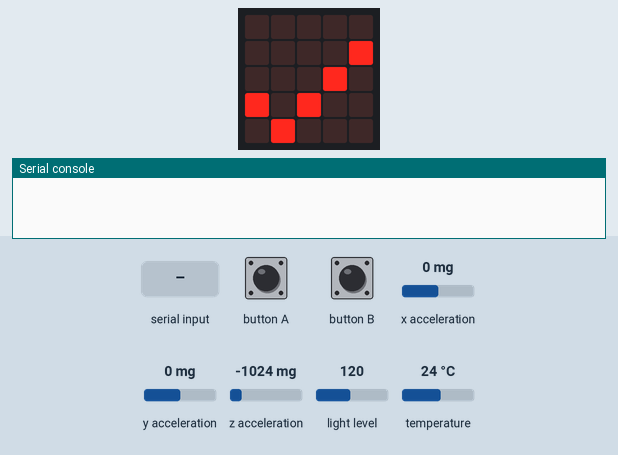
Recording of a program running on a simulated BBC micro:bit running MicroPython. Parts: the board's 5×5 LED display, the last lines printed to the serial console. The inputs (shaded band) are chosen by the test bench; at power-on: x acceleration 0 mg, y acceleration 0 mg, z acceleration -1024 mg, light level 120, temperature 24 °C.

Above: at 0.1 s.
1.6 s: "LED:ON" typed at the serial console, then Enter
At 2.4 s:
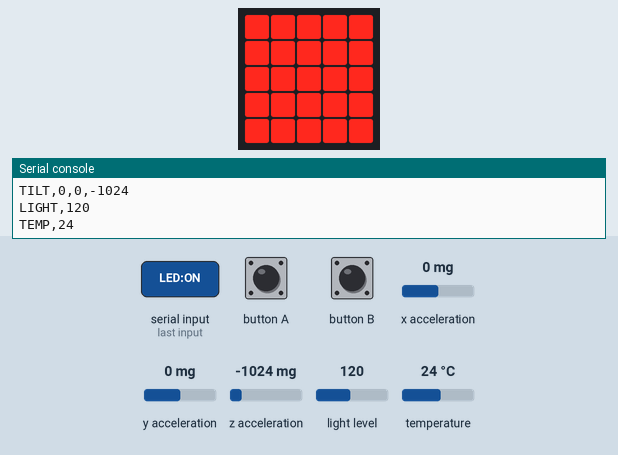
3.1 s: "ICON:HAPPY" typed at the serial console, then Enter
At 3.9 s:
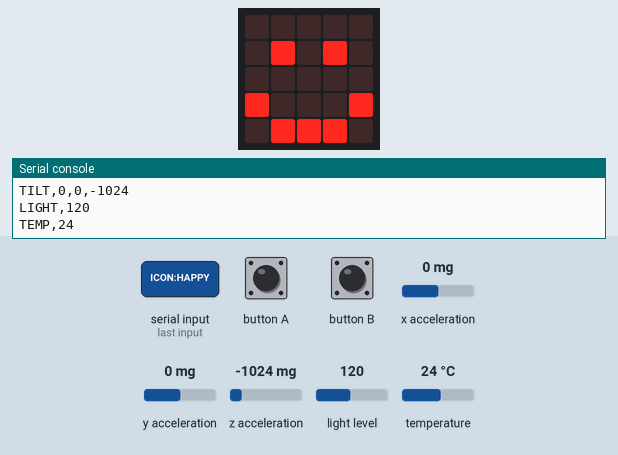
4.6 s: "ICON:SAD" typed at the serial console, then Enter
At 5.8 s:
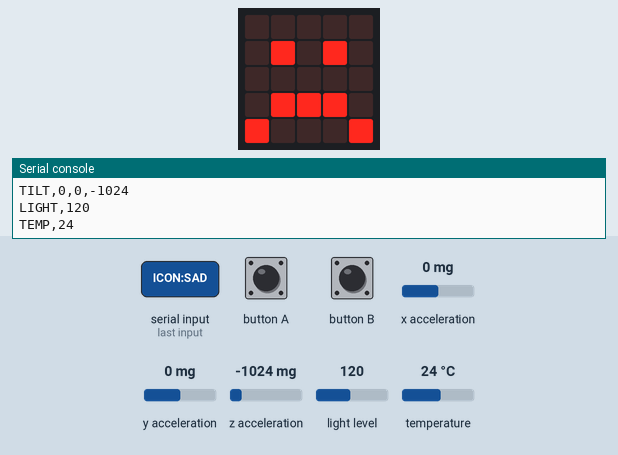
9.3 s: "LED:OFF" typed at the serial console, then Enter
At 10.0 s:
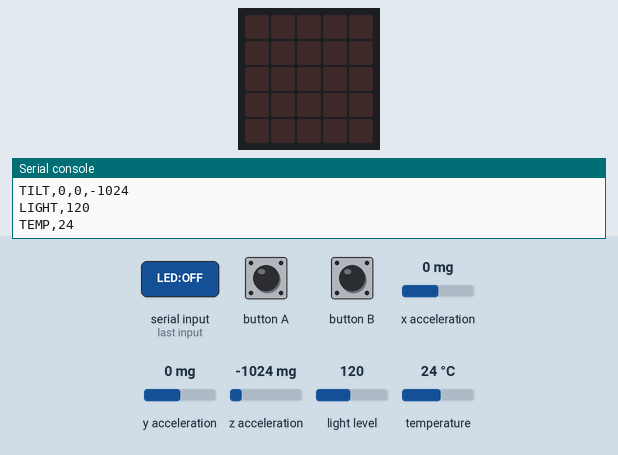
Timing chart, 0 to 11.8 s (numbered marks = the images above; inputs shaded):
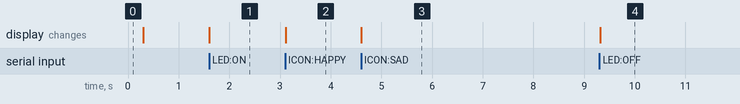

The program:

main.py
```python
"""
マイクラカップ プロジェクト「フィジカルAI」
フェーズ1：micro:bit側メインコード

概要:
  micro:bit(v2)がセンサー値を200ms間隔でUSBシリアル経由にPCへ送信し、
  PCから届いたコマンドに応じてLED表示を変える。
  将来的にはPC上のNode.jsブリッジがこのシリアル通信を中継し、
  Minecraft Educationとやり取りする（今回はmicro:bit側のみ実装）。

通信仕様:
  ボーレート: 115200
  送信フォーマット: "種別,値1,値2,...\n" のCSV風テキスト（改行区切り）
  受信フォーマット: "コマンド名" または "コマンド名:引数" のテキスト（改行区切り）
"""

from microbit import (
    display,
    button_a,
    button_b,
    accelerometer,
    uart,
    Image,
    sleep,
    running_time,
    temperature,
)

# ============================================================
# 定数
# ============================================================

# センサー値を送信する間隔（ミリ秒）
SEND_INTERVAL_MS = 200

# 受信バッファに溜まった文字を一時的に貯めておく変数
_recv_buffer = ""


# ============================================================
# センサー読み取り関数
# ============================================================

def read_tilt():
    """
    加速度センサーからX,Y,Zの値を取得する。
    戻り値: (x, y, z) のタプル（単位はミリG、micro:bit標準のget_x/y/z()の値）
    """
    x = accelerometer.get_x()
    y = accelerometer.get_y()
    z = accelerometer.get_z()
    return (x, y, z)


def read_light():
    """
    LEDマトリクスを明るさセンサーとして流用し、明るさの値を取得する。
    注意: 呼び出した瞬間だけLEDが一時的に消灯し、その後に元の表示へ戻る
    （micro:bit標準の仕様。ICON表示中に呼ぶと一瞬だけ画面がちらつく）。
    戻り値: 0(暗い)～255(明るい)の整数
    """
    return display.read_light_level()


def read_temperature():
    """
    micro:bit内蔵の温度センサーから温度を取得する。
    戻り値: 摂氏温度（整数）
    """
    return temperature()


# ============================================================
# シリアル送信関数（micro:bit → PC）
# ============================================================

def send_tilt():
    """
    加速度（傾き）の値を "TILT,x,y,z" の形式で送信する。
    """
    x, y, z = read_tilt()
    print("TILT,{},{},{}".format(x, y, z))


def send_light():
    """
    明るさセンサーの値を "LIGHT,value" の形式で送信する。
    """
    value = read_light()
    print("LIGHT,{}".format(value))


def send_temperature():
    """
    温度センサーの値を "TEMP,value" の形式で送信する。
    """
    value = read_temperature()
    print("TEMP,{}".format(value))


def send_button_event(button_name):
    """
    ボタンが押されたことを "BUTTON,A" または "BUTTON,B" の形式で送信する。
    引数:
      button_name: "A" または "B"
    """
    print("BUTTON,{}".format(button_name))


def send_all_sensors():
    """
    全センサーの値をまとめて送信する（200msごとに呼び出される想定）。
    """
    send_tilt()
    send_light()
    send_temperature()


def check_and_send_button_events():
    """
    ボタンA・ボタンBの押下を検知し、押されていればイベントを送信する。
    was_pressed()は「前回呼び出し以降に押されたか」を判定するので、
    押しっぱなしでも連続で大量送信されることはない。
    """
    if button_a.was_pressed():
        send_button_event("A")
    if button_b.was_pressed():
        send_button_event("B")


# ============================================================
# シリアル受信関数（PC → micro:bit）
# ============================================================

def apply_command(command):
    """
    受信した1行分のコマンド文字列を解釈し、LED表示に反映する。
    未知のコマンドはエラーを出さずに無視する（if/elifで一致しなければ何もしない）。
    引数:
      command: 受信した文字列（前後の空白・改行は除去済みであること）
    """
    if command == "LED:ON":
        # LEDマトリクスを全点灯する
        display.show(Image("99999:99999:99999:99999:99999"))
    elif command == "LED:OFF":
        # LEDマトリクスを全消灯する
        display.clear()
    elif command == "ICON:HAPPY":
        # 笑顔アイコンを表示する
        display.show(Image.HAPPY)
    elif command == "ICON:SAD":
        # 悲しい顔アイコンを表示する
        display.show(Image.SAD)
    else:
        # 未知のコマンドは無視する（例外を出さず処理を続ける）
        pass


def read_serial_commands():
    """
    シリアル受信バッファを読み取り、改行で区切られたコマンドを処理する。
    uart.read()は受信済みのバイト列を返す（何も無ければNoneを返す、非ブロッキング）。
    1回の読み取りで複数行・半端な行が混ざることがあるため、
    バッファに貯めておき「\n」が現れた分だけコマンドとして切り出す。
    """
    global _recv_buffer

    incoming = uart.read()
    if incoming is None:
        return

    try:
        text = incoming.decode("utf-8")
    except UnicodeError:
        # 文字化けなど不正なデータは無視する
        return

    _recv_buffer += text

    # 改行が来るたびに1コマンドとして処理する
    while "\n" in _recv_buffer:
        line, _recv_buffer = _recv_buffer.split("\n", 1)
        line = line.strip()
        if line:
            apply_command(line)


# ============================================================
# 初期化
# ============================================================

def setup():
    """
    起動時の初期化処理。
    uart.init()でボーレートを115200に設定する
    （tx/rxを指定しないのでUSBシリアル＝PythonエディタのREPLと同じ接続を使い続ける）。
    起動が完了したことをLEDのチェックマークで一瞬知らせる。
    """
    uart.init(baudrate=115200)
    display.show(Image.YES)
    sleep(300)
    display.clear()


# ============================================================
# メインループ
# ============================================================

def main():
    """
    メインループ。
    - 200ms間隔でセンサー値を送信する
    - 毎ループでボタン押下イベントとシリアル受信コマンドをチェックする
    - sleep(20)を挟んで軽くCPUを休ませつつ、体感的な遅延が出ない程度に保つ
    """
    setup()
    last_send_time = running_time()

    while True:
        # PCからのコマンド受信を毎回チェックする（応答性を優先）
        read_serial_commands()

        # ボタン押下イベントも毎回チェックする
        check_and_send_button_events()

        # 200ms経過していたらセンサー値をまとめて送信する
        now = running_time()
        if now - last_send_time >= SEND_INTERVAL_MS:
            send_all_sensors()
            last_send_time = now

        sleep(20)


main()
```

Measured:
- after the input at 1.6 s, the display: changes at once (image 1)
- after the input at 3.1 s, the display: changes at once (image 2)
- after the input at 4.6 s, the display: changes at once (image 3)
- after the input at 9.3 s, the display: changes at once (image 4)
